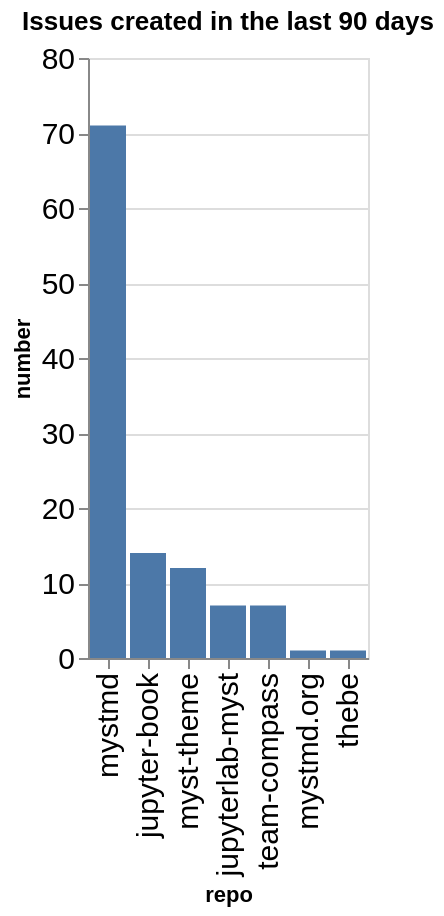

The notebook cell this image was saved under:
### Code cell
created_counts = created.groupby(['org', 'repo']).count()['number'].reset_index()
created_counts['org/repo'] = created_counts.apply(lambda a: a['org'] + '/' + a['repo'], axis=1)
sorted_vals = created_counts.sort_values(['org', 'number'], ascending=False)['repo'].values
alt.Chart(data=created_counts, title=f"Issues created in the last {n_days} days").mark_bar().encode(
    x=alt.X('repo', sort=alt.Sort(sorted_vals.tolist())),
    y='number',
)

### Figure 1 — Vega-Lite specification as saved in the notebook (floating-point values rounded to 4 significant figures)
{"config": {"axisLeft": {"labelFontSize": 15}, "axisBottom": {"labelFontSize": 15}}, "data": {"name": "data-9d4ff8b8c4a6d319f46f42a629eb9992"}, "mark": {"type": "bar"}, "encoding": {"x": {"field": "repo", "sort": ["mystmd", "jupyter-book", "myst-theme", "jupyterlab-myst", "team-compass", "mystmd.org", "thebe"], "type": "nominal"}, "y": {"field": "number", "type": "quantitative"}}, "title": "Issues created in the last 90 days", "$schema": "https://vega.github.io/schema/vega-lite/v5.20.1.json", "datasets": {"data-9d4ff8b8c4a6d319f46f42a629eb9992": [{"org": "jupyter-book", "repo": "jupyter-book", "number": 14, "org/repo": "jupyter-book/jupyter-book"}, {"org": "jupyter-book", "repo": "jupyterlab-myst", "number": 7, "org/repo": "jupyter-book/jupyterlab-myst"}, {"org": "jupyter-book", "repo": "myst-theme", "number": 12, "org/repo": "jupyter-book/myst-theme"}, {"org": "jupyter-book", "repo": "mystmd", "number": 71, "org/repo": "jupyter-book/mystmd"}, {"org": "jupyter-book", "repo": "mystmd.org", "number": 1, "org/repo": "jupyter-book/mystmd.org"}, {"org": "jupyter-book", "repo": "team-compass", "number": 7, "org/repo": "jupyter-book/team-compass"}, {"org": "jupyter-book", "repo": "thebe", "number": 1, "org/repo": "jupyter-book/thebe"}]}}
